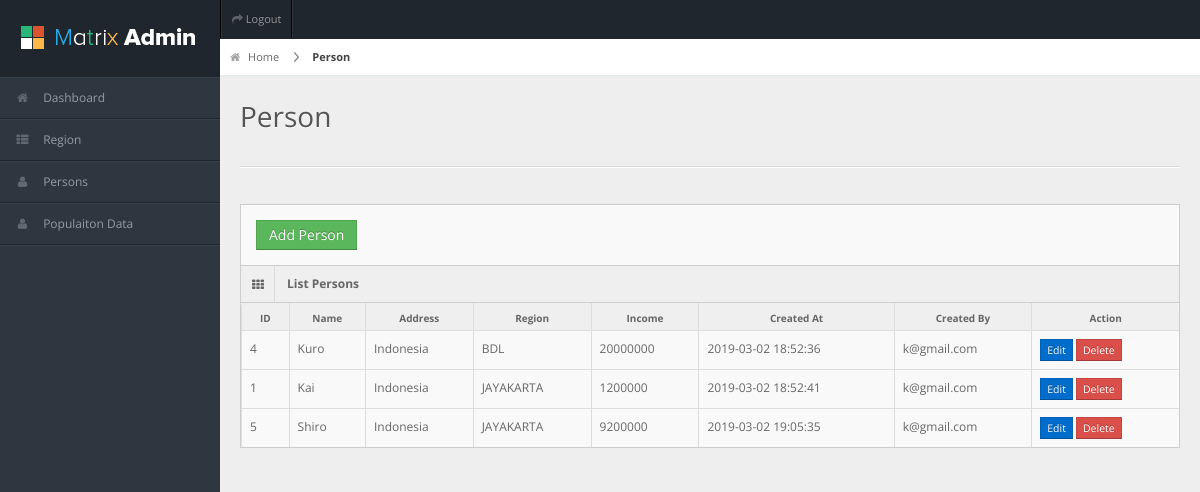
Screenshot of /persons.php (signed in) with the database file from the repository.
### tables this page shows
CREATE TABLE `person` (
  `id` int(11) NOT NULL,
  `name` varchar(80) NOT NULL,
  `region_id` int(11) NOT NULL,
  `address` varchar(120) NOT NULL,
  `income` int(11) NOT NULL,
  `created_at` datetime NOT NULL,
  `created_by` int(11) NOT NULL
);

CREATE TABLE `regions` (
  `id` int(11) NOT NULL,
  `name` varchar(80) NOT NULL,
  `created_at` datetime NOT NULL,
  `created_by` int(11) NOT NULL
);

CREATE TABLE `users` (
  `id` int(11) NOT NULL,
  `email` varchar(60) NOT NULL,
  `password` varchar(80) NOT NULL,
  `plain_pwd` varchar(80) NOT NULL,
  `created_at` datetime NOT NULL
);

### persons.php (the view, shortened to what this page needs)
<?php
    include_once './include/header.inc.php';
    include_once './include/sidebar.inc.php';
?>
<div id="content">
  <div id="content-header">
    <div id="breadcrumb"> <a href="index.php" title="Go to Home" class="tip-bottom"><i class="icon-home"></i> Home</a> <a href="persons.php" class="current">Person</a> </div>
    <h1>Person</h1>
  </div>
  <div class="container-fluid">
    <hr>
    <div class="row-fluid">
      <div class="span12">
        <div class="widget-box">
        <div class="widget-content"> <a href="#myModal" data-toggle="modal" class="btn btn-success">Add Person</a></div>
          <div class="widget-title"> <span class="icon"> <i class="icon-th"></i> </span>
            <h5>List Persons</h5>
          </div>
          <div class="widget-content nopadding">
            <table class="table table-bordered table-striped">
              <thead>
                <tr>
                  <th>ID</th>
                  <th>Name</th>
                  <th>Address</th>
                  <th>Region</th>
                  <th>Income</th>
                  <th>Created At</th>
                  <th>Created By</th>
                  <th>Action</th>
                </tr>
              </thead>
              <tbody>
                    <?php
                        include_once './include/db.inc.php';
                        $sql = "SELECT person.name AS B, person.id, person.income, person.address, regions.name, person.created_at, users.email FROM person INNER JOIN users INNER JOIN regions ON regions.id = person.region_id AND person.created_by = users.id ORDER BY regions.created_at ASC";
                        $result = mysqli_query($conn, $sql);
                        $resultCheck = mysqli_num_rows($result);
                        if ($resultCheck > 0) {
                            while($row = mysqli_fetch_assoc($result)){?>
                                 <tr class="odd gradeX">
                                    <td><?php echo $row['id']; ?></td>
                                    <td><?php echo $row['B']; ?></td>
                                    <td><?php echo $row['address']; ?></td>
                                    <td><?php echo $row['name']; ?></td>
                                    <td><?php echo $row['income']; ?></td>
                                    <td><?php echo $row['created_at']; ?></td>
                                    <td><?php echo $row['email']; ?></td>
                                    <td><a href="edit.inc.php?edit=<?php echo $row['id']; ?>" class="btn btn-primary btn-mini">Edit</a> <a href="./include/person.inc.php?delete=<?php echo $row['id']; ?>" class="btn btn-danger btn-mini deleteRecord">Delete</a></td>
                                </tr>
                    <?php
                            }
                        }
                    ?>
              </tbody>
            </table>
          </div>
        </div>
    </div>
  </div>
</div>
<?php
    include_once './include/footer.inc.php'
?>

### include/header.inc.php (shortened to what this page needs)
<!DOCTYPE html>
<html lang="en">
<head>
<link rel="stylesheet" href="css/bootstrap.min.css" />
<link rel="stylesheet" href="css/bootstrap-responsive.min.css" />
<link rel="stylesheet" href="css/uniform.css" />
<link rel="stylesheet" href="css/select2.css" />
<link rel="stylesheet" href="css/fullcalendar.css" />
<link rel="stylesheet" href="css/matrix-style.css" />
<link rel="stylesheet" href="css/jquery.gritter.css" />
<link rel="stylesheet" href="css/matrix-media.css" />
<link href="font-awesome/css/font-awesome.css" rel="stylesheet" />
<link rel="stylesheet" href="css/jquery.gritter.css" />
</head>
<body>
<div id="header">
  <h1><a href="../index.php">Matrix Admin</a></h1>
</div>
<div id="user-nav" class="navbar navbar-inverse">
  <ul class="nav">
    <li class=""><a title="" href="include/logout.inc.php"><i class="icon icon-share-alt"></i> <span class="text">Logout</span></a></li>
  </ul>
</div>

### include/sidebar.inc.php
<div id="sidebar"><a href="../index.php" class="visible-phone"><i class="icon icon-home"></i> Dashboard</a>
  <ul>
    <li ><a href="index.php"><i class="icon icon-home"></i> <span>Dashboard</span></a> </li>
    <li > <a href="region.php"><i class="icon icon-th-list"></i> <span>Region</span> </a> </li>
    <li > <a href="persons.php"><i class="icon icon-user"></i> <span>Persons</span> </a> </li>
    <li > <a href="population.php"><i class="icon icon-user"></i> <span>Populaiton Data</span> </a> </li>
  </ul>
</div>

### include/footer.inc.php (shortened to what this page needs)
</body>
</html>

### css/matrix-media.css (style rules this page uses)
body { background:#2E363F; }
#header { background-color: #1f262d; margin-top:10px; }
#sidebar > ul { border-bottom: 1px solid #37414b }
#sidebar > ul > li { border-top: 1px solid #37414b; border-bottom: 1px solid #1f262d; }

### rows the page displays
person: id "4", name "Kuro", address "Indonesia", region.name "BDL", income "20000000", created_at "2019-03-02 18:52:36", created_by.email "k@gmail.com"
person: id "1", name "Kai", address "Indonesia", region.name "JAYAKARTA", income "1200000", created_at "2019-03-02 18:52:41", created_by.email "k@gmail.com"
person: id "5", name "Shiro", address "Indonesia", region.name "JAYAKARTA", income "9200000", created_at "2019-03-02 19:05:35", created_by.email "k@gmail.com"
